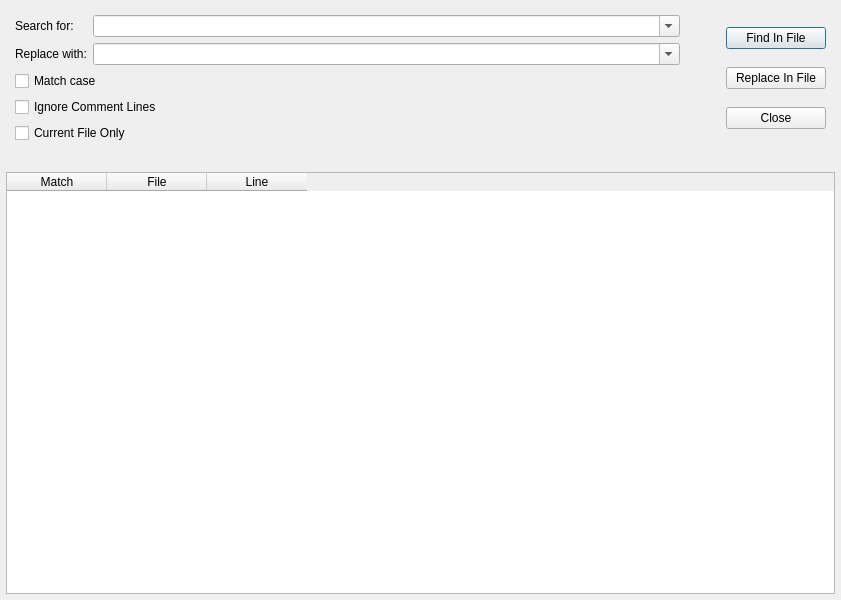
<?xml version="1.0" encoding="UTF-8"?>
<ui version="4.0">
 <class>FindReplaceFile</class>
 <widget class="QDialog" name="Dialog">
  <property name="geometry">
   <rect>
    <x>0</x>
    <y>0</y>
    <width>841</width>
    <height>600</height>
   </rect>
  </property>
  <property name="minimumSize">
   <size>
    <width>257</width>
    <height>120</height>
   </size>
  </property>
  <property name="maximumSize">
   <size>
    <width>16777215</width>
    <height>600</height>
   </size>
  </property>
  <property name="windowTitle">
   <string>Find File / Replace File</string>
  </property>
  <layout class="QVBoxLayout" name="verticalLayout_3">
   <property name="spacing">
    <number>0</number>
   </property>
   <property name="margin">
    <number>6</number>
   </property>
   <item>
    <widget class="QWidget" name="widget" native="true">
     <property name="sizePolicy">
      <sizepolicy hsizetype="Minimum" vsizetype="Preferred">
       <horstretch>0</horstretch>
       <verstretch>0</verstretch>
      </sizepolicy>
     </property>
     <layout class="QVBoxLayout" name="verticalLayout_4">
      <item>
       <layout class="QGridLayout" name="gridLayout">
        <property name="sizeConstraint">
         <enum>QLayout::SetDefaultConstraint</enum>
        </property>
        <item row="0" column="0">
         <layout class="QVBoxLayout" name="verticalLayout_2">
          <property name="sizeConstraint">
           <enum>QLayout::SetDefaultConstraint</enum>
          </property>
          <item>
           <layout class="QHBoxLayout" name="horizontalLayout">
            <item>
             <widget class="QLabel" name="label">
              <property name="sizePolicy">
               <sizepolicy hsizetype="Fixed" vsizetype="Preferred">
                <horstretch>0</horstretch>
                <verstretch>0</verstretch>
               </sizepolicy>
              </property>
              <property name="text">
               <string>Search for:    </string>
              </property>
             </widget>
            </item>
            <item>
             <widget class="QComboBox" name="cbFind">
              <property name="editable">
               <bool>true</bool>
              </property>
             </widget>
            </item>
           </layout>
          </item>
          <item>
           <layout class="QHBoxLayout" name="horizontalLayout_3">
            <item>
             <widget class="QLabel" name="label_2">
              <property name="sizePolicy">
               <sizepolicy hsizetype="Fixed" vsizetype="Preferred">
                <horstretch>0</horstretch>
                <verstretch>0</verstretch>
               </sizepolicy>
              </property>
              <property name="text">
               <string>Replace with:</string>
              </property>
             </widget>
            </item>
            <item>
             <widget class="QComboBox" name="cbReplace">
              <property name="editable">
               <bool>true</bool>
              </property>
             </widget>
            </item>
           </layout>
          </item>
          <item>
           <widget class="QCheckBox" name="cbIgnoreCase">
            <property name="text">
             <string>Match case</string>
            </property>
           </widget>
          </item>
          <item>
           <widget class="QCheckBox" name="cbIgnoreCommentLines">
            <property name="text">
             <string>Ignore Comment Lines</string>
            </property>
           </widget>
          </item>
          <item>
           <widget class="QCheckBox" name="cbCurrentFileOnly">
            <property name="text">
             <string>Current File Only </string>
            </property>
           </widget>
          </item>
         </layout>
        </item>
        <item row="0" column="2">
         <layout class="QVBoxLayout" name="verticalLayout">
          <item>
           <widget class="QPushButton" name="FindInFile">
            <property name="sizePolicy">
             <sizepolicy hsizetype="Fixed" vsizetype="Fixed">
              <horstretch>0</horstretch>
              <verstretch>0</verstretch>
             </sizepolicy>
            </property>
            <property name="minimumSize">
             <size>
              <width>100</width>
              <height>0</height>
             </size>
            </property>
            <property name="text">
             <string>Find In File</string>
            </property>
           </widget>
          </item>
          <item>
           <widget class="QPushButton" name="ReplaceInFile">
            <property name="sizePolicy">
             <sizepolicy hsizetype="Fixed" vsizetype="Fixed">
              <horstretch>0</horstretch>
              <verstretch>0</verstretch>
             </sizepolicy>
            </property>
            <property name="minimumSize">
             <size>
              <width>100</width>
              <height>0</height>
             </size>
            </property>
            <property name="text">
             <string>Replace In File</string>
            </property>
           </widget>
          </item>
          <item>
           <widget class="QPushButton" name="Close">
            <property name="sizePolicy">
             <sizepolicy hsizetype="Fixed" vsizetype="Fixed">
              <horstretch>0</horstretch>
              <verstretch>0</verstretch>
             </sizepolicy>
            </property>
            <property name="minimumSize">
             <size>
              <width>100</width>
              <height>0</height>
             </size>
            </property>
            <property name="text">
             <string>Close</string>
            </property>
           </widget>
          </item>
         </layout>
        </item>
        <item row="1" column="0">
         <widget class="QLabel" name="lInfo">
          <property name="text">
           <string/>
          </property>
         </widget>
        </item>
        <item row="0" column="1">
         <spacer name="horizontalSpacer">
          <property name="orientation">
           <enum>Qt::Horizontal</enum>
          </property>
          <property name="sizeType">
           <enum>QSizePolicy::Minimum</enum>
          </property>
          <property name="sizeHint" stdset="0">
           <size>
            <width>40</width>
            <height>20</height>
           </size>
          </property>
         </spacer>
        </item>
       </layout>
      </item>
     </layout>
    </widget>
   </item>
   <item>
    <widget class="QTableWidget" name="tableWidget">
     <property name="frameShape">
      <enum>QFrame::StyledPanel</enum>
     </property>
     <property name="alternatingRowColors">
      <bool>true</bool>
     </property>
     <column>
      <property name="text">
       <string>Match</string>
      </property>
     </column>
     <column>
      <property name="text">
       <string>File</string>
      </property>
     </column>
     <column>
      <property name="text">
       <string>Line</string>
      </property>
     </column>
    </widget>
   </item>
  </layout>
 </widget>
 <resources/>
 <connections>
  <connection>
   <sender>Close</sender>
   <signal>clicked()</signal>
   <receiver>Dialog</receiver>
   <slot>accept()</slot>
   <hints>
    <hint type="sourcelabel">
     <x>350</x>
     <y>78</y>
    </hint>
    <hint type="destinationlabel">
     <x>403</x>
     <y>157</y>
    </hint>
   </hints>
  </connection>
 </connections>
</ui>
